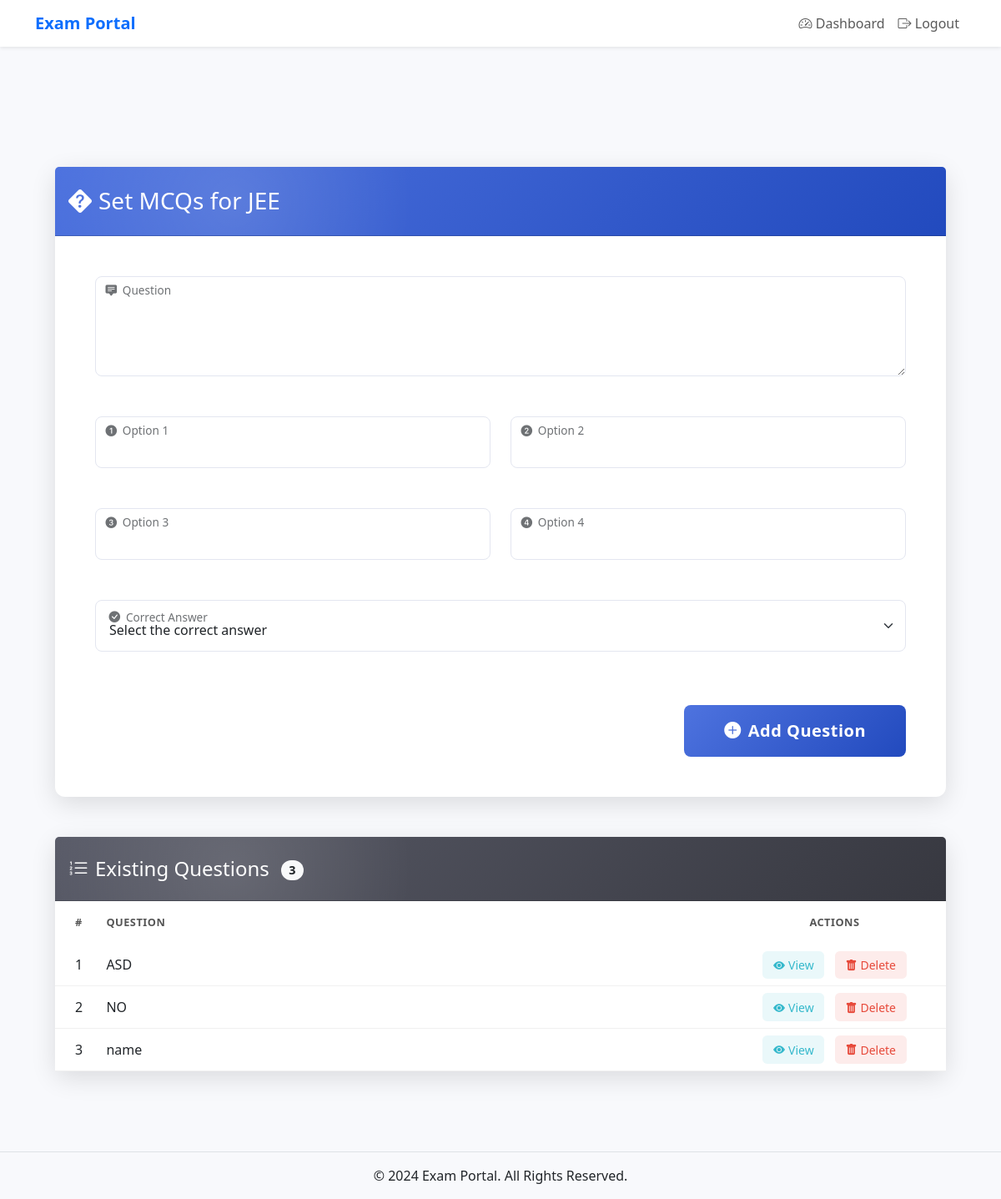
Page /admin/set_mcqs/1 (signed in) on the committed database.
### app.py (models this page shows)
class Exam(db.Model):
    __tablename__ = 'exams'
    id = db.Column(db.Integer, primary_key=True)
    name = db.Column(db.String(100), nullable=False)
    description = db.Column(db.Text, nullable=True)
    age_min = db.Column(db.Integer, nullable=False)
    age_max = db.Column(db.Integer, nullable=False)
    education_level = db.Column(db.String(50), nullable=False)
    eligible_colleges = db.Column(db.Text, nullable=True)
    mcqs = db.relationship('MCQ', backref='exam', lazy=True)
    start_time = db.Column(db.Time, nullable=True)  # Start time
    results_published = db.Column(db.Boolean, default=False)  # New field to track result publication
    date = db.Column(db.Date, nullable=True)  # Exam date
    time_limit = db.Column(db.Integer, nullable=True)  # Time limit in minutes

class MCQ(db.Model):
    __tablename__ = 'mcqs'
    id = db.Column(db.Integer, primary_key=True)
    exam_id = db.Column(
        db.Integer,
        db.ForeignKey('exams.id', name='fk_mcqs_exam_id'),  # Explicitly named foreign key
        nullable=False
    )
    question = db.Column(db.String(255), nullable=False)
    option1 = db.Column(db.String(100), nullable=False)
    option2 = db.Column(db.String(100), nullable=False)
    option3 = db.Column(db.String(100), nullable=False)
    option4 = db.Column(db.String(100), nullable=False)
    correct_answer = db.Column(db.String(100), nullable=False)

### app.py (the view, shortened to what this page needs)
@app.route('/admin/set_mcqs/<int:exam_id>', methods=['GET', 'POST'])
def set_mcqs(exam_id):
    if 'role' not in session or session['role'] != 'admin':
        flash('Unauthorized access!', 'danger')
        return redirect(url_for('login'))
    exam = Exam.query.get_or_404(exam_id)
    mcqs = MCQ.query.filter_by(exam_id=exam_id).all()
    return render_template('set_mcqs.html', exam=exam, mcqs=mcqs)

### templates/set_mcqs.html (shortened to what this page needs)
{% extends "base.html" %}
{% block content %}
<div class="container-fluid px-4 py-5 mt-4">
    <div class="row gx-5">
        <div class="col-lg-12">
            <div class="card shadow-custom border-0 rounded-xl mb-5 animate-on-scroll fade-in-up">
                <div class="card-header bg-gradient-primary position-relative overflow-hidden">
                    <div class="header-blur"></div>
                    <h3 class="text-white m-0 py-3 position-relative">
                        <i class="bi bi-question-diamond-fill me-2 pulse-icon"></i>Set MCQs for {{ exam.name }}
                    </h3>
                </div>
                <div class="card-body p-4 p-lg-5">
                    <form method="POST" action="{{ url_for('set_mcqs', exam_id=exam.id) }}" class="needs-validation" novalidate>
                        <div class="row g-4">
                            <div class="col-12">
                                <div class="form-floating mb-4 custom-floating">
                                    <textarea class="form-control custom-input" id="question" name="question" style="height: 120px; font-size: 1.05rem;" required></textarea>
                                    <label for="question" class="floating-label">Question</label>
                                </div>
                            </div>
                            <div class="col-md-6">
                                <div class="form-floating mb-4 custom-floating">
                                    <input type="text" class="form-control custom-input option-input option-1" id="option1" name="option1" required>
                                    <label for="option1" class="floating-label">Option 1</label>
                                </div>
                            </div>
                            <div class="col-md-6">
                                <div class="form-floating mb-4 custom-floating">
                                    <input type="text" class="form-control custom-input option-input option-2" id="option2" name="option2" required>
                                    <label for="option2" class="floating-label">Option 2</label>
                                </div>
                            </div>
                            <div class="col-md-6">
                                <div class="form-floating mb-4 custom-floating">
                                    <input type="text" class="form-control custom-input option-input option-3" id="option3" name="option3" required>
                                    <label for="option3" class="floating-label">Option 3</label>
                                </div>
                            </div>
                            <div class="col-md-6">
                                <div class="form-floating mb-4 custom-floating">
                                    <input type="text" class="form-control custom-input option-input option-4" id="option4" name="option4" required>
                                    <label for="option4" class="floating-label">Option 4</label>
                                </div>
                            </div>
                            <div class="col-12">
                                <div class="form-floating mb-3 custom-floating">
                                    <select class="form-select custom-input" id="correct_answer" name="correct_answer" required>
                                        <option value="" selected disabled>Select the correct answer</option>
                                    </select>
                                    <label for="correct_answer" class="floating-label">Correct Answer</label>
                                </div>
                            </div>
                        </div>
                        <div class="mt-5 text-end">
                            <button type="submit" class="btn btn-primary btn-lg px-5 py-3 animated-button">
                                <i class="bi bi-plus-circle-fill me-2"></i>Add Question
                            </button>
                        </div>
                    </form>
                </div>
            </div>
            <div class="card shadow-custom border-0 rounded-xl animate-on-scroll fade-in-up">
                <div class="card-header bg-gradient-secondary position-relative overflow-hidden">
                    <div class="header-blur"></div>
                    <h4 class="text-white m-0 py-3 position-relative">
                        <i class="bi bi-list-ol me-2 pulse-icon"></i>Existing Questions
                        <span class="badge bg-light text-dark ms-2 question-count">{{ mcqs|length }}</span>
                    </h4>
                </div>
                <div class="card-body p-0">
                    <div class="table-responsive">
                        <table class="table table-hover custom-table mb-0">
                            <thead class="table-header">
                                <tr>
                                    <th class="ps-4 py-3" width="5%">#</th>
                                    <th class="py-3" width="70%">Question</th>
                                    <th class="text-center py-3" width="25%">Actions</th>
                                </tr>
                            </thead>
                            <tbody>
                                {% for mcq in mcqs %}
                                <tr class="question-row">
                                    <td class="ps-4 align-middle">{{ loop.index }}</td>
                                    <td class="align-middle">{{ mcq.question }}</td>
                                    <td class="text-center align-middle">
                                        <button type="button" class="btn btn-sm btn-info me-2 action-btn view-btn" title="View Details"
                                                data-bs-toggle="modal" data-bs-target="#questionModal{{ mcq.id }}">
                                            <i class="bi bi-eye-fill me-1"></i><span class="btn-text">View</span>
                                        </button>
                                        <a href="#" class="btn btn-sm btn-danger action-btn delete-btn" title="Delete Question"
                                           onclick="return confirm('Are you sure you want to delete this question?');">
                                            <i class="bi bi-trash-fill me-1"></i><span class="btn-text">Delete</span>
                                        </a>
                                    </td>
                                </tr>
                                {% endfor %}
                            </tbody>
                        </table>
                    </div>
                </div>
            </div>
        </div>
    </div>
</div>
{% endblock %}

### static/css/style.css (style rules this page uses)
.form-control { width: 100%; padding: 12px 15px; font-size: 1rem; border: 2px solid #e1e1e1; border-radius: 10px; background-color: #f8f9fa; transition: all 0.3s ease; }

### templates/set_mcqs.html (style rules this page uses)
:root { --primary: #4e73df; --primary-dark: #224abe; --primary-light: #7c96e4; --secondary: #5a5c69; --secondary-dark: #373840; --secondary-light: #8a8c99; --success: #1cc88a; --info: #36b9cc; --warning: #f6c23e; --danger: #e74a3b; --light: #f8f9fc; --dark: #3a3b45; --white: #ffffff; --option1: #e8f3ff; --option2: #e8fff0; --option3: #fff8e8; --option4: #ffe8e8; }
body { background-color: #f8f9fc; font-family: 'Nunito', 'Segoe UI', sans-serif; }
.shadow-custom { box-shadow: 0 8px 30px rgba(0, 0, 0, 0.12); }
.rounded-xl { border-radius: 0.75rem !important; }
.bg-gradient-primary { background: linear-gradient(135deg, var(--primary), var(--primary-dark)); }
.bg-gradient-secondary { background: linear-gradient(135deg, var(--secondary), var(--secondary-dark)); }
.header-blur { position: absolute; width: 100%; height: 100%; background: radial-gradient(circle at 20% 50%, rgba(255, 255, 255, 0.12), transparent 25%); top: 0; left: 0; }
.custom-input { border-radius: 0.5rem; border: 1px solid #e3e6f0; transition: all 0.3s ease; box-shadow: none; padding: 1.2rem 1rem 0.5rem !important; }
.form-floating > .form-control { height: calc(3.75rem + 2px); }
.form-floating > .form-control:focus ~ label, .form-floating > .form-control:not(:placeholder-shown) ~ label { transform: scale(0.85) translateY(-0.75rem) translateX(-0.15rem); }
.form-floating > .form-select { height: calc(3.75rem + 2px); }
.form-floating > label { padding: 1.2rem 1rem; color: #6e707e; transition: all 0.2s cubic-bezier(0.68, -0.55, 0.265, 1.55); }
.form-floating > textarea.form-control { height: auto; }
.animated-button { position: relative; overflow: hidden; border-radius: 0.5rem; transition: all 0.3s ease; font-weight: 600; letter-spacing: 0.03rem; background: linear-gradient(135deg, var(--primary), var(--primary-dark)); border: none; }
.custom-table { border-collapse: separate; border-spacing: 0; }
.table-header { background-color: #f1f3f9; }
.table-header th { border: none; font-weight: 600; text-transform: uppercase; font-size: 0.8rem; letter-spacing: 0.03rem; color: #555; }
.question-row { transition: all 0.2s ease; border-bottom: 1px solid #f0f0f0; }
.question-count { font-size: 0.9rem; padding: 0.35em 0.65em; border-radius: 50rem; vertical-align: middle; }
.action-btn { border-radius: 0.35rem; padding: 0.4rem 0.8rem; transition: all 0.2s ease; border: none; }
.view-btn { background-color: rgba(54, 185, 204, 0.1); color: var(--info); }
.delete-btn { background-color: rgba(231, 74, 59, 0.1); color: var(--danger); }
.animate-on-scroll { opacity: 0; transform: translateY(20px); transition: opacity 0.6s ease-out, transform 0.6s ease-out; }
.fade-in-up { opacity: 1; transform: translateY(0); }
.pulse-icon { animation: pulse 1.5s infinite; }

### rows in the picture
Exam: name "JEE"
MCQ: question "ASD"
MCQ: question "NO"
MCQ: question "name"

### other values in the picture
{{ mcqs|length }} "3"
